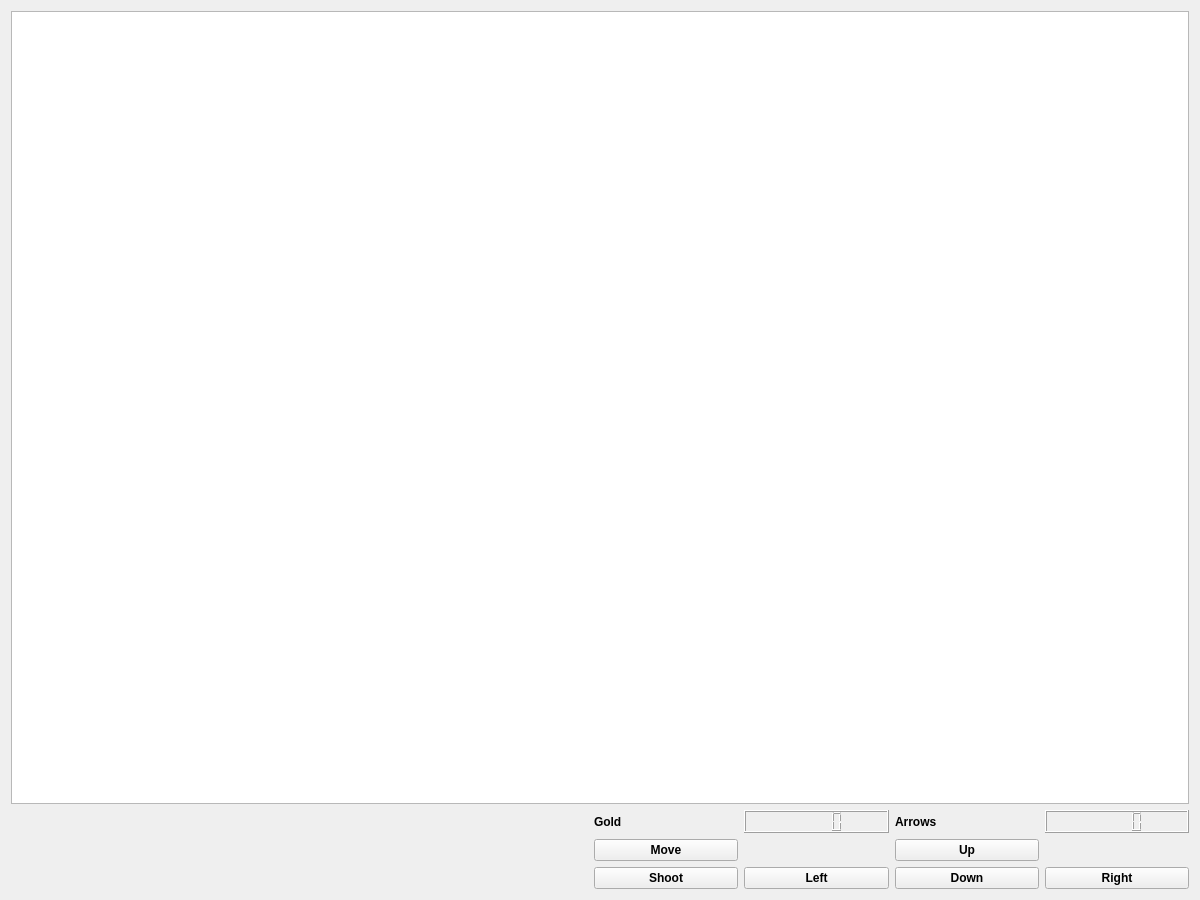
<?xml version="1.0" encoding="UTF-8"?>
<ui version="4.0">
 <class>Form</class>
 <widget class="QWidget" name="Form">
  <property name="geometry">
   <rect>
    <x>0</x>
    <y>0</y>
    <width>1200</width>
    <height>900</height>
   </rect>
  </property>
  <property name="windowTitle">
   <string>Form</string>
  </property>
  <layout class="QGridLayout" name="gridLayout_2">
   <item row="1" column="0">
    <layout class="QGridLayout" name="gridLayout">
     <item row="1" column="0">
      <widget class="QGraphicsView" name="graphicsView"/>
     </item>
     <item row="2" column="0">
      <layout class="QGridLayout" name="gridLayout_4">
       <item row="1" column="4">
        <widget class="QPushButton" name="move">
         <property name="font">
          <font>
           <weight>75</weight>
           <bold>true</bold>
          </font>
         </property>
         <property name="text">
          <string>Move</string>
         </property>
        </widget>
       </item>
       <item row="2" column="7">
        <widget class="QPushButton" name="right">
         <property name="font">
          <font>
           <weight>75</weight>
           <bold>true</bold>
          </font>
         </property>
         <property name="text">
          <string>Right</string>
         </property>
        </widget>
       </item>
       <item row="0" column="7">
        <widget class="QLCDNumber" name="arrows_amount"/>
       </item>
       <item row="1" column="6">
        <widget class="QPushButton" name="up">
         <property name="font">
          <font>
           <weight>75</weight>
           <bold>true</bold>
          </font>
         </property>
         <property name="text">
          <string>Up</string>
         </property>
        </widget>
       </item>
       <item row="0" column="6">
        <widget class="QLabel" name="arrows">
         <property name="font">
          <font>
           <weight>75</weight>
           <bold>true</bold>
          </font>
         </property>
         <property name="text">
          <string>Arrows</string>
         </property>
        </widget>
       </item>
       <item row="2" column="4">
        <widget class="QPushButton" name="shoot">
         <property name="font">
          <font>
           <weight>75</weight>
           <bold>true</bold>
          </font>
         </property>
         <property name="text">
          <string>Shoot</string>
         </property>
        </widget>
       </item>
       <item row="2" column="6">
        <widget class="QPushButton" name="down">
         <property name="font">
          <font>
           <weight>75</weight>
           <bold>true</bold>
          </font>
         </property>
         <property name="text">
          <string>Down</string>
         </property>
        </widget>
       </item>
       <item row="0" column="4">
        <widget class="QLabel" name="Gold">
         <property name="font">
          <font>
           <weight>75</weight>
           <bold>true</bold>
          </font>
         </property>
         <property name="text">
          <string>Gold</string>
         </property>
        </widget>
       </item>
       <item row="2" column="5">
        <widget class="QPushButton" name="left">
         <property name="font">
          <font>
           <weight>75</weight>
           <bold>true</bold>
          </font>
         </property>
         <property name="text">
          <string>Left</string>
         </property>
        </widget>
       </item>
       <item row="0" column="5">
        <widget class="QLCDNumber" name="gold_amount"/>
       </item>
       <item row="0" column="0" rowspan="3" colspan="4">
        <widget class="QLabel" name="console">
         <property name="text">
          <string/>
         </property>
        </widget>
       </item>
      </layout>
     </item>
    </layout>
   </item>
  </layout>
 </widget>
 <resources/>
 <connections/>
</ui>
